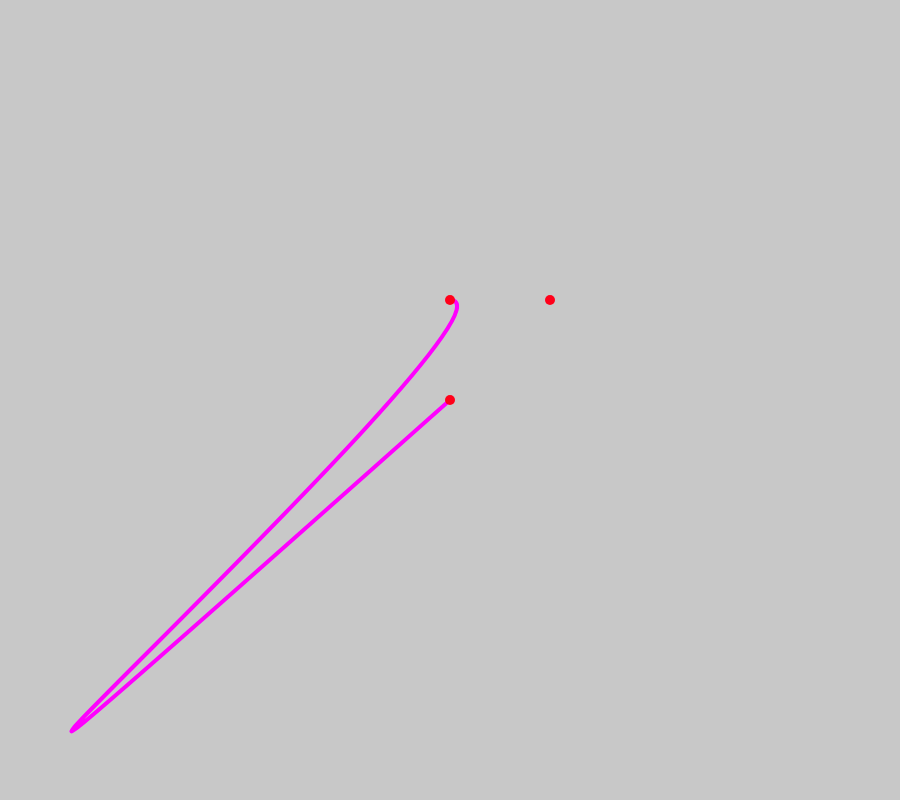
Frame 1 (no input)
Frame 60 (no input): identical to frame 1, image omitted
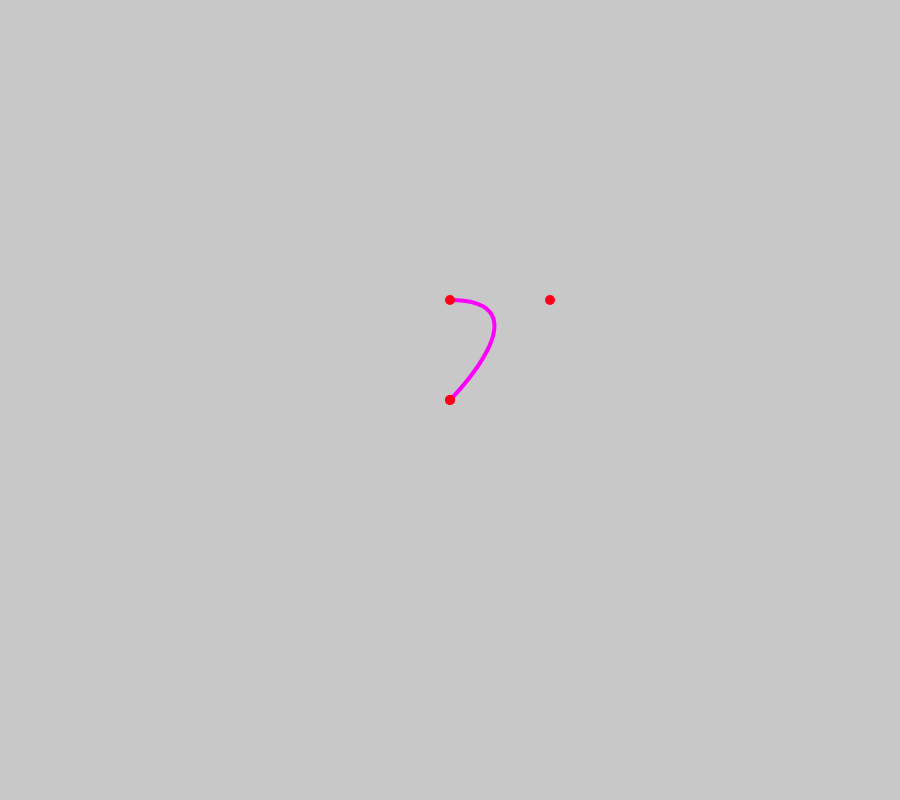
Frame 120 (the mouse pressed at the canvas centre since frame 60)

The p5.js sketch that drew these frames (run headless with seeded random() and noise() and a simulated clock; from frame 60 on, the mouse is pressed at the canvas centre):

// p5.js sketch
// ── sketch.js
var cWidth = 900;
var cHeight = 800;
let o, m, v1, v2, v3, v4;

function setup() {
  createCanvas(cWidth, cHeight);
  o = createVector(cWidth / 2, cHeight / 2);

  v1 = createVector(0, 0);
  v2 = createVector(50, 0);
  v3 = createVector(50, 50);
  v4 = createVector(0, 50);
}

function draw() {
  background(200);
  noFill();
  translate(o.x, o.y);
  scale(2.0, -2.0);

  m = createVector(mouseX, mouseY);
  v2 = m.sub(o); //translate mouse posn into screen centered coordinates

  beginShape();
  strokeWeight(2);
  stroke("rgb(100%,0%,100%)");
  vertex(v1.x, v1.y);
  bezierVertex(v2.x, v2.y, v3.x, v3.y, v4.x, v4.y);
  endShape();

  beginShape();
  strokeWeight(5);
  stroke("rgb(100%,0%,10%)");
  point(v1.x, v1.y);
  point(v2.x, v2.y);
  point(v3.x, v3.y);
  point(v4.x, v4.y);
  endShape();
}
